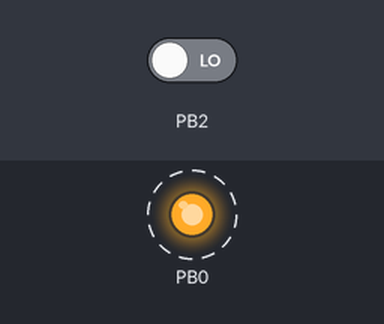
This sketch was run on a simulated ATtiny85, built with avr-gcc and run on an emulated ATtiny85. Parts: output pins drawn as LEDs (lit = HIGH). Dashed ring = blinking. The inputs (shaded band) are chosen by the test bench; at power-on: PB2 LOW.

Above: at 0.5 s.
Timing chart, 0 to 4.6 s (numbered marks = the images above):
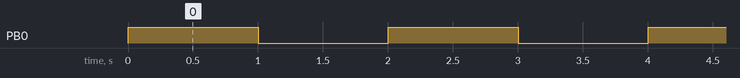

The sketch:

test_attiny85_timer.ino
```cpp
#include <avr/interrupt.h>
#include <avr/io.h>

volatile uint16_t pulseCount = 0; // Contador de pulsos

void setup() {
  // Configura el pin PB0 como salida (LED)
  pinMode(0, OUTPUT);

  // Configura el pin PB3 como entrada
  pinMode(3, INPUT);

  // Configura la interrupción externa en el pin PB3 (INT0)
  GIMSK |= (1 << INT0);        // Habilita la interrupción externa INT0
  MCUCR |= (1 << ISC01) | (1 << ISC00); // Configura la interrupción para flanco ascendente

  // Habilita interrupciones globales
  sei();
}

void loop() {
  // Enciende y apaga el LED cada segundo
  digitalWrite(0, HIGH); // Enciende el LED
  delay(1000);
  digitalWrite(0, LOW);  // Apaga el LED
  delay(1000);
}

// Manejador de interrupción para contar los pulsos
ISR(INT0_vect) {
  pulseCount++; // Incrementa el contador de pulsos
}
```

Measured:
- by itself, PB0: alternates HIGH for 1.0 s and LOW for 1.0 s
